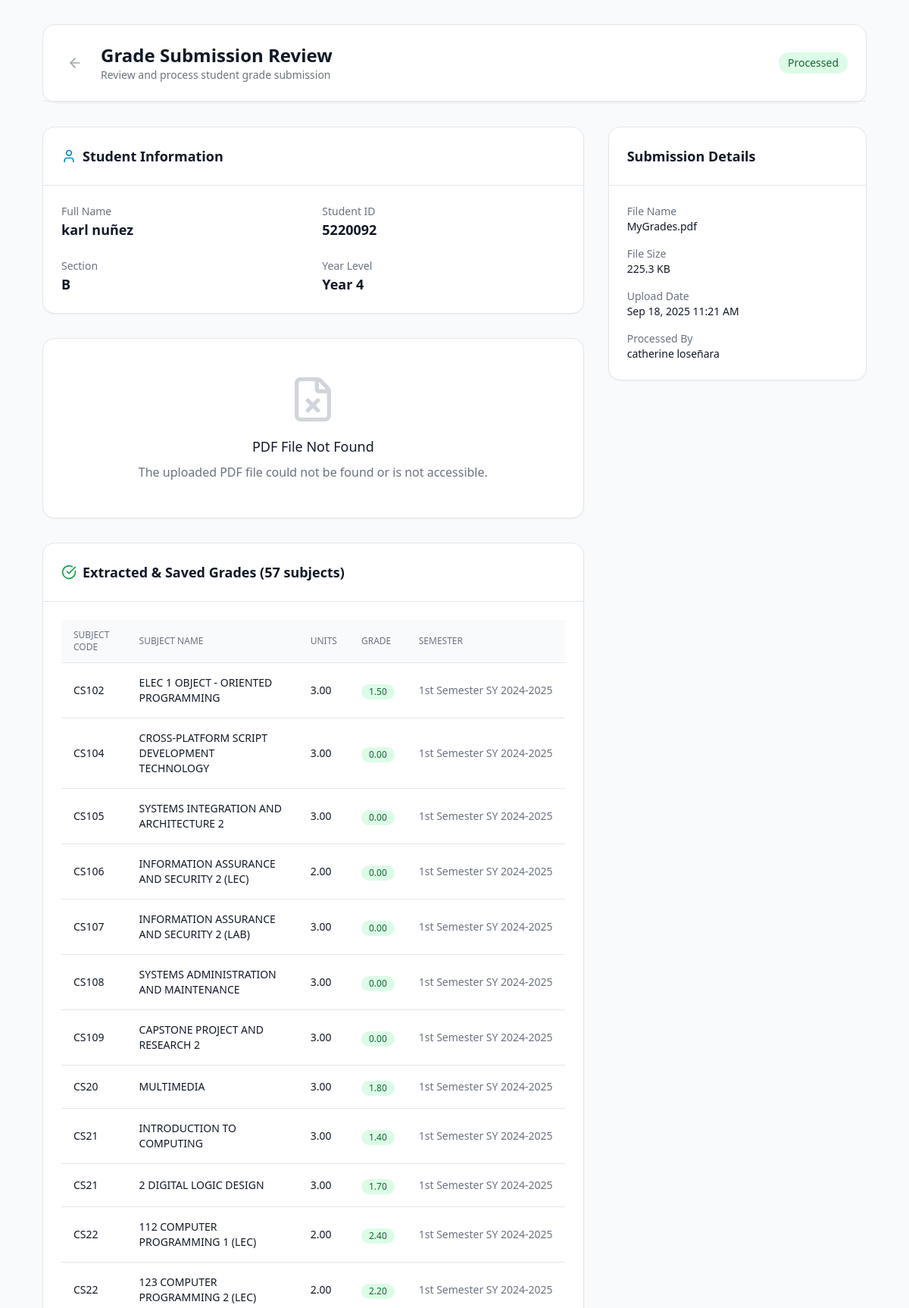
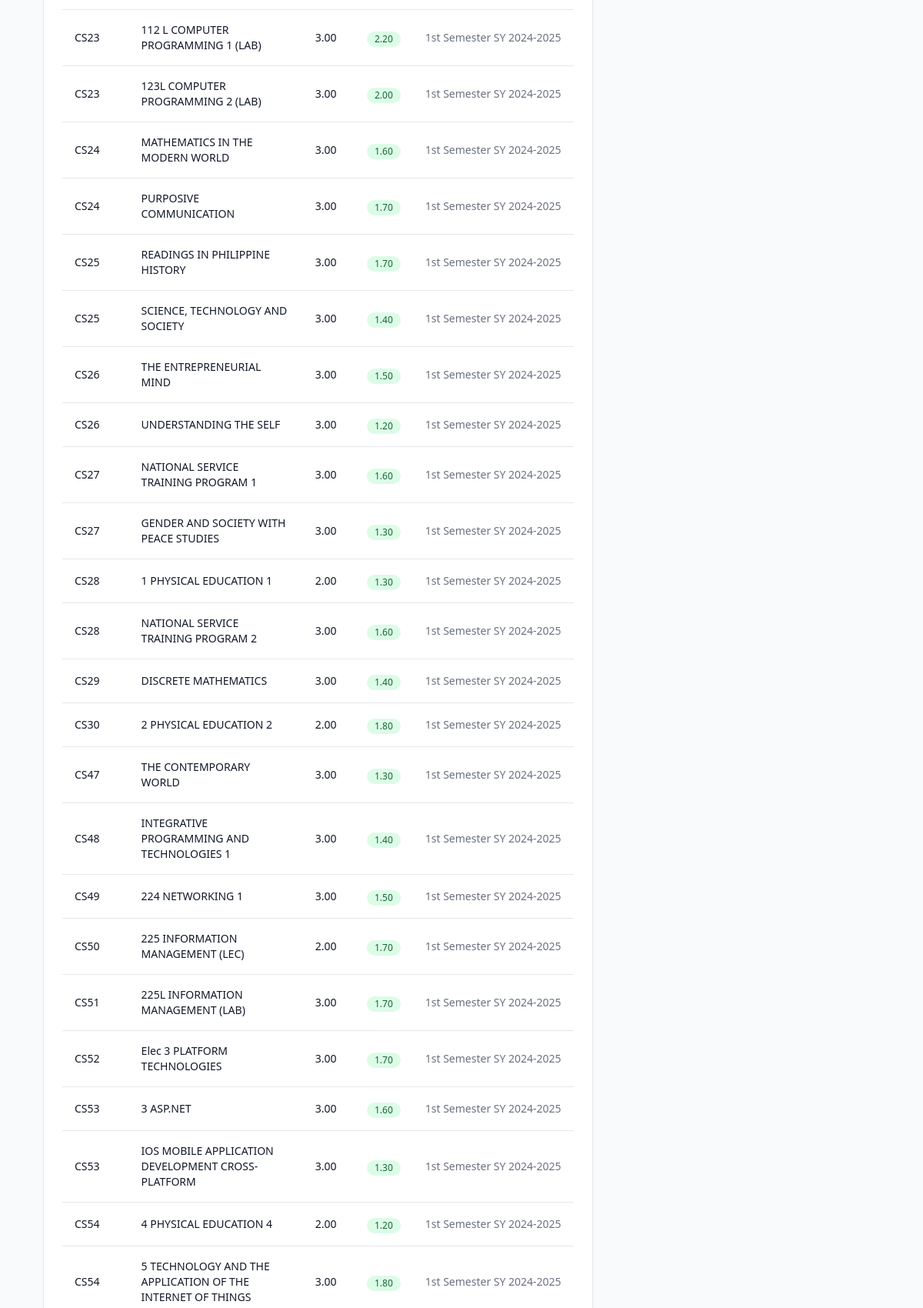
The page /adviser/view-submission.php?id=13 (signed in, upper part) on the database its author committed (2 pictures, top to bottom).
### tables this page shows
CREATE TABLE `grade_submissions` (
  `id` int NOT NULL COMMENT 'Unique submission identifier',
  `user_id` int NOT NULL COMMENT 'Student who submitted the grades',
  `academic_period_id` int NOT NULL COMMENT 'Academic period for this submission',
  `file_path` varchar(500) NOT NULL COMMENT 'Server path to uploaded PDF file',
  `file_name` varchar(255) NOT NULL COMMENT 'Original filename from upload',
  `file_size` int NOT NULL COMMENT 'File size in bytes',
  `mime_type` varchar(100) NOT NULL DEFAULT 'application/pdf' COMMENT 'File MIME type',
  `upload_date` timestamp NULL DEFAULT CURRENT_TIMESTAMP COMMENT 'When file was uploaded',
  `status` enum('pending','processing','processed','rejected','failed') DEFAULT 'pending' COMMENT 'Processing status',
  `processed_at` timestamp NULL DEFAULT NULL COMMENT 'When processing completed',
  `processed_by` int DEFAULT NULL COMMENT 'ID of user who processed (instructor/chairperson)',
  `rejection_reason` text COMMENT 'Reason for rejection if status is rejected',
  `notes` text COMMENT 'Additional notes from processor',
  `uploaded_at` datetime DEFAULT CURRENT_TIMESTAMP ON UPDATE CURRENT_TIMESTAMP
);

CREATE TABLE `users` (
  `id` int NOT NULL COMMENT 'Unique user identifier',
  `student_id` varchar(255) DEFAULT NULL,
  `email` varchar(100) NOT NULL COMMENT 'User email address (login credential)',
  `password` varchar(255) NOT NULL COMMENT 'Hashed password using password_hash()',
  `first_name` varchar(50) NOT NULL COMMENT 'User first name',
  `last_name` varchar(50) NOT NULL COMMENT 'User last name',
  `middle_name` varchar(50) DEFAULT NULL COMMENT 'User middle name (optional)',
  `role` enum('student','adviser','chairperson') NOT NULL DEFAULT 'student',
  `department` varchar(100) DEFAULT NULL COMMENT 'Academic department (e.g., Computer Science)',
  `college` varchar(100) DEFAULT NULL COMMENT 'College (e.g., College of Technology)',
  `course` varchar(150) DEFAULT NULL COMMENT 'Course/Program',
  `major` varchar(100) DEFAULT NULL COMMENT 'Major/Specialization',
  `year_level` int DEFAULT NULL COMMENT 'Student year level (1-4, null for non-students)',
  `section` varchar(100) DEFAULT NULL COMMENT 'Student/Adviser sections (JSON array or single value)',
  `contact_number` varchar(15) DEFAULT NULL COMMENT 'Phone/mobile number',
  `address` text COMMENT 'Complete address',
  `status` enum('active','inactive','suspended') DEFAULT 'active' COMMENT 'Account status',
  `email_verified` tinyint(1) DEFAULT '0' COMMENT 'Email verification status',
  `last_login` timestamp NULL DEFAULT NULL COMMENT 'Last login timestamp',
  `created_at` timestamp NULL DEFAULT CURRENT_TIMESTAMP COMMENT 'Account creation date',
  `updated_at` timestamp NULL DEFAULT CURRENT_TIMESTAMP ON UPDATE CURRENT_TIMESTAMP COMMENT 'Last update date',
  `program_id` int DEFAULT NULL
);

CREATE TABLE `grades` (
  `id` int NOT NULL COMMENT 'Unique grade record identifier',
  `submission_id` int NOT NULL COMMENT 'Reference to grade submission',
  `subject_code` varchar(20) NOT NULL COMMENT 'Subject code (e.g., CS101, MATH201)',
  `subject_name` varchar(150) NOT NULL COMMENT 'Full subject name',
  `units` decimal(3,1) NOT NULL COMMENT 'Credit units (e.g., 3.0, 1.5)',
  `grade` decimal(3,2) NOT NULL COMMENT 'Numerical grade (e.g., 1.25, 2.50)',
  `letter_grade` varchar(5) DEFAULT NULL COMMENT 'Letter equivalent (A, B+, etc.)',
  `remarks` varchar(50) DEFAULT NULL COMMENT 'PASSED, FAILED, INC, etc.',
  `semester_taken` varchar(50) DEFAULT NULL,
  `instructor_name` varchar(100) DEFAULT NULL COMMENT 'Subject instructor',
  `created_at` timestamp NULL DEFAULT CURRENT_TIMESTAMP COMMENT 'Record creation date'
);

### adviser/view-submission.php (the view, shortened to what the rows shown need)
<?php
require_once '../config/config.php';
$database = new Database();
$db = $database->getConnection();
$department = $_SESSION['department'];
$submission_id = $_GET['id'] ?? 0;
$query = "SELECT gs.*, u.first_name, u.last_name, u.student_id, u.section, u.year_level, u.email,
                 processor.first_name as processor_first_name, processor.last_name as processor_last_name
          FROM grade_submissions gs
          JOIN users u ON gs.user_id = u.id
          LEFT JOIN users processor ON gs.processed_by = processor.id
          WHERE gs.id = :submission_id AND u.department = :department";
$stmt = $db->prepare($query);
$stmt->bindParam(':submission_id', $submission_id);
$stmt->bindParam(':department', $department);
$stmt->execute();
$submission = $stmt->fetch(PDO::FETCH_ASSOC);
?>
<!DOCTYPE html>
<html lang="en">
<head>
    <script src="https://cdn.tailwindcss.com"></script>
</head>
<body class="bg-gray-50">
    <div class="min-h-screen py-8">
        <div class="max-w-6xl mx-auto px-4 sm:px-6 lg:px-8">
            <div class="bg-white rounded-2xl shadow-sm border border-gray-200 mb-8">
                <div class="p-6 border-b border-gray-200">
                    <div class="flex items-center justify-between">
                        <div class="flex items-center">
                            <a href="submissions.php" class="mr-4 p-2 text-gray-400 hover:text-gray-600 rounded-xl hover:bg-gray-100">
                            </a>
                            <div>
                                <h1 class="text-2xl font-bold text-gray-900">Grade Submission Review</h1>
                            </div>
                        </div>
                        <span class="inline-flex items-center px-3 py-1 rounded-full text-sm font-medium <?php echo $submission['status'] === 'processed' ? 'bg-green-100 text-green-800' : ($submission['status'] === 'pending' ? 'bg-yellow-100 text-yellow-800' : 'bg-red-100 text-red-800'); ?>">
                            <?php echo ucfirst($submission['status']); ?>
                        </span>
                    </div>
                </div>
            </div>
            <div class="grid grid-cols-1 lg:grid-cols-3 gap-8">
                <div class="lg:col-span-2 space-y-8">
                    <div class="bg-white rounded-2xl shadow-sm border border-gray-200">
                        <div class="p-6">
                            <div class="grid grid-cols-2 gap-6">
                                <div>
                                    <p class="text-sm font-medium text-gray-500">Full Name</p>
                                    <p class="text-lg font-semibold text-gray-900"><?php echo htmlspecialchars($submission['first_name'] . ' ' . $submission['last_name']); ?></p>
                                </div>
                                <div>
                                    <p class="text-sm font-medium text-gray-500">Student ID</p>
                                    <p class="text-lg font-semibold text-gray-900"><?php echo htmlspecialchars($submission['student_id']); ?></p>
                                </div>
                                <div>
                                    <p class="text-sm font-medium text-gray-500">Section</p>
                                    <p class="text-lg font-semibold text-gray-900"><?php echo htmlspecialchars(formatSectionDisplay($submission['section'])); ?></p>
                                </div>
                                <div>
                                    <p class="text-sm font-medium text-gray-500">Year Level</p>
                                    <p class="text-lg font-semibold text-gray-900">Year <?php echo $submission['year_level']; ?></p>
                                </div>
                            </div>
                        </div>
                    </div>
                    <?php if ($submission['status'] === 'processed' && $submission['id']): ?>
                        <?php
                        $grades_query = "SELECT * FROM grades WHERE submission_id = :submission_id ORDER BY semester_taken, subject_code";
                        $grades_stmt = $db->prepare($grades_query);
                        $grades_stmt->bindParam(':submission_id', $submission['id'], PDO::PARAM_INT);
                        $grades_stmt->execute();
                        $saved_grades = $grades_stmt->fetchAll(PDO::FETCH_ASSOC);
                        if (!empty($saved_grades)):
                        ?>
                        <div class="bg-white rounded-2xl shadow-sm border border-gray-200 mt-6">
                            <div class="p-6">
                                <div class="overflow-x-auto">
                                    <table class="min-w-full divide-y divide-gray-200">
                                        <thead class="bg-gray-50">
                                            <tr>
                                                <th class="px-4 py-3 text-left text-xs font-medium text-gray-500 uppercase">Subject Code</th>
                                                <th class="px-4 py-3 text-left text-xs font-medium text-gray-500 uppercase">Subject Name</th>
                                                <th class="px-4 py-3 text-left text-xs font-medium text-gray-500 uppercase">Units</th>
                                                <th class="px-4 py-3 text-left text-xs font-medium text-gray-500 uppercase">Grade</th>
                                                <th class="px-4 py-3 text-left text-xs font-medium text-gray-500 uppercase">Semester</th>
                                            </tr>
                                        </thead>
                                        <tbody class="bg-white divide-y divide-gray-200">
                                            <?php foreach ($saved_grades as $grade): ?>
                                                <tr class="hover:bg-gray-50">
                                                    <td class="px-4 py-4 whitespace-nowrap text-sm font-medium text-gray-900">
                                                        <?php echo htmlspecialchars($grade['subject_code']); ?>
                                                    </td>
                                                    <td class="px-4 py-4 text-sm text-gray-900">
                                                        <?php echo htmlspecialchars($grade['subject_name']); ?>
                                                    </td>
                                                    <td class="px-4 py-4 whitespace-nowrap text-sm text-gray-900">
                                                        <?php echo number_format($grade['units'], 2); ?>
                                                    </td>
                                                    <td class="px-4 py-4 whitespace-nowrap">
                                                        <span class="inline-flex items-center px-2.5 py-0.5 rounded-full text-xs font-medium bg-green-100 text-green-800">
                                                            <?php echo number_format($grade['grade'], 2); ?>
                                                        </span>
                                                    </td>
                                                    <td class="px-4 py-4 whitespace-nowrap text-sm text-gray-500">
                                                        <?php echo htmlspecialchars($grade['semester_taken']); ?>
                                                    </td>
                                                </tr>
                                            <?php endforeach; ?>
                                        </tbody>
                                    </table>
                                </div>
                            </div>
                        </div>
                        <?php endif; ?>
                    <?php else: ?>
                    <?php endif; ?>
                </div>
                <div class="space-y-6">
                    <div class="bg-white rounded-2xl shadow-sm border border-gray-200">
                        <div class="p-6 space-y-4">
                            <div>
                                <p class="text-sm font-medium text-gray-500">File Name</p>
                                <p class="text-sm text-gray-900"><?php echo htmlspecialchars($submission['file_name']); ?></p>
                            </div>
                            <div>
                                <p class="text-sm font-medium text-gray-500">File Size</p>
                                <p class="text-sm text-gray-900"><?php echo number_format($submission['file_size'] / 1024, 1); ?> KB</p>
                            </div>
                            <div>
                                <p class="text-sm font-medium text-gray-500">Upload Date</p>
                                <p class="text-sm text-gray-900"><?php echo date('M d, Y g:i A', strtotime($submission['upload_date'])); ?></p>
                            </div>
                            <?php if ($submission['processed_by']): ?>
                                <div>
                                    <p class="text-sm font-medium text-gray-500">Processed By</p>
                                    <p class="text-sm text-gray-900"><?php echo htmlspecialchars($submission['processor_first_name'] . ' ' . $submission['processor_last_name']); ?></p>
                                </div>
                            <?php endif; ?>
                        </div>
                    </div>
                </div>
            </div>
        </div>
    </div>
</body>
</html>

### rows shown on the page
grade_submissions: status "Processed", user.last_name "karl nuñez", user.student_id "5220092", user.section "B", user.year_level "4", file_name "MyGrades.pdf", $submission['file_size']/1024 "225.3", upload_date "Sep 18, 2025 11:21 AM", processed_by.last_name "catherine loseñara"
grades: subject_code "CS102", subject_name "ELEC 1 OBJECT - ORIENTED PROGRAMMING", units "3.00", grade "1.50", semester_taken "1st Semester SY 2024-2025"
grades: subject_code "CS104", subject_name "CROSS-PLATFORM SCRIPT DEVELOPMENT TECHNOLOGY", units "3.00", grade "0.00", semester_taken "1st Semester SY 2024-2025"
grades: subject_code "CS105", subject_name "SYSTEMS INTEGRATION AND ARCHITECTURE 2", units "3.00", grade "0.00", semester_taken "1st Semester SY 2024-2025"
grades: subject_code "CS106", subject_name "INFORMATION ASSURANCE AND SECURITY 2 (LEC)", units "2.00", grade "0.00", semester_taken "1st Semester SY 2024-2025"
grades: subject_code "CS107", subject_name "INFORMATION ASSURANCE AND SECURITY 2 (LAB)", units "3.00", grade "0.00", semester_taken "1st Semester SY 2024-2025"
grades: subject_code "CS108", subject_name "SYSTEMS ADMINISTRATION AND MAINTENANCE", units "3.00", grade "0.00", semester_taken "1st Semester SY 2024-2025"
grades: subject_code "CS109", subject_name "CAPSTONE PROJECT AND RESEARCH 2", units "3.00", grade "0.00", semester_taken "1st Semester SY 2024-2025"
grades: subject_code "CS20", subject_name "MULTIMEDIA", units "3.00", grade "1.80", semester_taken "1st Semester SY 2024-2025"
grades: subject_code "CS21", subject_name "INTRODUCTION TO COMPUTING", units "3.00", grade "1.40", semester_taken "1st Semester SY 2024-2025"
grades: subject_code "CS21", subject_name "2 DIGITAL LOGIC DESIGN", units "3.00", grade "1.70", semester_taken "1st Semester SY 2024-2025"
grades: subject_code "CS22", subject_name "112 COMPUTER PROGRAMMING 1 (LEC)", units "2.00", grade "2.40", semester_taken "1st Semester SY 2024-2025"
grades: subject_code "CS22", subject_name "123 COMPUTER PROGRAMMING 2 (LEC)", units "2.00", grade "2.20", semester_taken "1st Semester SY 2024-2025"
grades: subject_code "CS23", subject_name "112 L COMPUTER PROGRAMMING 1 (LAB)", units "3.00", grade "2.20", semester_taken "1st Semester SY 2024-2025"
grades: subject_code "CS23", subject_name "123L COMPUTER PROGRAMMING 2 (LAB)", units "3.00", grade "2.00", semester_taken "1st Semester SY 2024-2025"
grades: subject_code "CS24", subject_name "MATHEMATICS IN THE MODERN WORLD", units "3.00", grade "1.60", semester_taken "1st Semester SY 2024-2025"
grades: subject_code "CS24", subject_name "PURPOSIVE COMMUNICATION", units "3.00", grade "1.70", semester_taken "1st Semester SY 2024-2025"
grades: subject_code "CS25", subject_name "READINGS IN PHILIPPINE HISTORY", units "3.00", grade "1.70", semester_taken "1st Semester SY 2024-2025"
grades: subject_code "CS25", subject_name "SCIENCE, TECHNOLOGY AND SOCIETY", units "3.00", grade "1.40", semester_taken "1st Semester SY 2024-2025"
grades: subject_code "CS26", subject_name "THE ENTREPRENEURIAL MIND", units "3.00", grade "1.50", semester_taken "1st Semester SY 2024-2025"
grades: subject_code "CS26", subject_name "UNDERSTANDING THE SELF", units "3.00", grade "1.20", semester_taken "1st Semester SY 2024-2025"
grades: subject_code "CS27", subject_name "NATIONAL SERVICE TRAINING PROGRAM 1", units "3.00", grade "1.60", semester_taken "1st Semester SY 2024-2025"
grades: subject_code "CS27", subject_name "GENDER AND SOCIETY WITH PEACE STUDIES", units "3.00", grade "1.30", semester_taken "1st Semester SY 2024-2025"
grades: subject_code "CS28", subject_name "1 PHYSICAL EDUCATION 1", units "2.00", grade "1.30", semester_taken "1st Semester SY 2024-2025"
grades: subject_code "CS28", subject_name "NATIONAL SERVICE TRAINING PROGRAM 2", units "3.00", grade "1.60", semester_taken "1st Semester SY 2024-2025"
grades: subject_code "CS29", subject_name "DISCRETE MATHEMATICS", units "3.00", grade "1.40", semester_taken "1st Semester SY 2024-2025"
grades: subject_code "CS30", subject_name "2 PHYSICAL EDUCATION 2", units "2.00", grade "1.80", semester_taken "1st Semester SY 2024-2025"
grades: subject_code "CS47", subject_name "THE CONTEMPORARY WORLD", units "3.00", grade "1.30", semester_taken "1st Semester SY 2024-2025"
grades: subject_code "CS48", subject_name "INTEGRATIVE PROGRAMMING AND TECHNOLOGIES 1", units "3.00", grade "1.40", semester_taken "1st Semester SY 2024-2025"
grades: subject_code "CS49", subject_name "224 NETWORKING 1", units "3.00", grade "1.50", semester_taken "1st Semester SY 2024-2025"
grades: subject_code "CS50", subject_name "225 INFORMATION MANAGEMENT (LEC)", units "2.00", grade "1.70", semester_taken "1st Semester SY 2024-2025"
grades: subject_code "CS51", subject_name "225L INFORMATION MANAGEMENT (LAB)", units "3.00", grade "1.70", semester_taken "1st Semester SY 2024-2025"
grades: subject_code "CS52", subject_name "Elec 3 PLATFORM TECHNOLOGIES", units "3.00", grade "1.70", semester_taken "1st Semester SY 2024-2025"
grades: subject_code "CS53", subject_name "3 ASP.NET", units "3.00", grade "1.60", semester_taken "1st Semester SY 2024-2025"
grades: subject_code "CS53", subject_name "IOS MOBILE APPLICATION DEVELOPMENT CROSS-PLATFORM", units "3.00", grade "1.30", semester_taken "1st Semester SY 2024-2025"
grades: subject_code "CS54", subject_name "4 PHYSICAL EDUCATION 4", units "2.00", grade "1.20", semester_taken "1st Semester SY 2024-2025"
grades: subject_code "CS54", subject_name "5 TECHNOLOGY AND THE APPLICATION OF THE INTERNET OF THINGS", units "3.00", grade "1.80", semester_taken "1st Semester SY 2024-2025"

### other values the page prints
count($saved_grades) "57"
